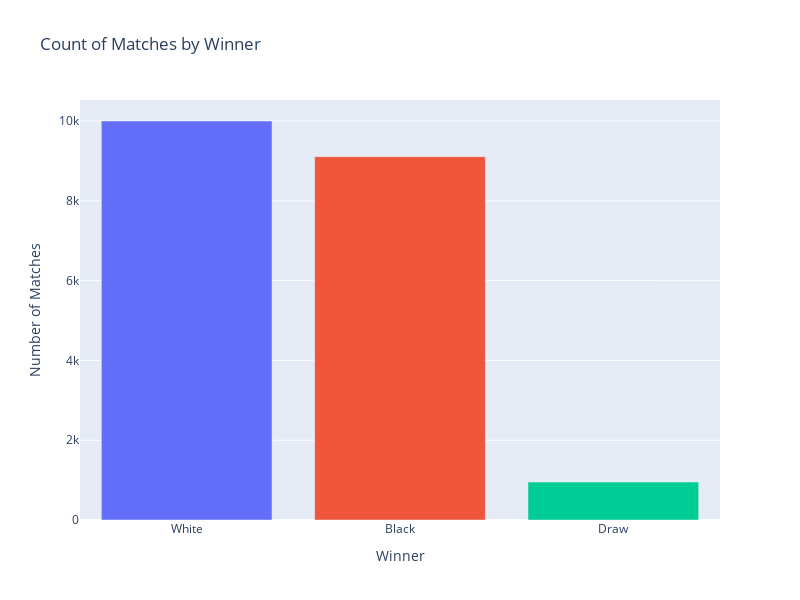

This figure's notebook cell:
### Markdown cell above
---
### **Bar Chart: Count of Matches by Winner**

This bar chart visualizes the number of chess matches won by each outcome category: **White**, **Black**, or **Draw**. 

- The chart provides a quick comparison of how often each outcome occurs.
- It highlights whether White or Black wins more frequently and how often matches end in a draw, offering a straightforward overview of game results.

### Code cell
#Bar: Count of Matches by Winner

df = CSV.copy()

# Count the number of matches won by each winner
winner_counts = df['winner'].value_counts().reset_index()
winner_counts.columns = ['winner', 'count']

# Create a bar chart using Plotly
fig = px.bar(
    winner_counts,
    x='winner',
    y='count',
    title="Count of Matches by Winner",
    labels={'winner': 'Winner', 'count': 'Number of Matches'},
    color='winner',  # Adds color per winner
)

# Update layout for better visualization
fig.update_layout(
    width=800,
    height=600,
    xaxis_title="Winner",
    yaxis_title="Number of Matches",
    showlegend=False
)

# Show the plot
fig.show()

### Figure 1 — Plotly figure (JSON) as saved in the notebook; plotly's stock layout.template omitted (floating-point values rounded to 4 significant figures)
{"data": [{"alignmentgroup": "True", "hovertemplate": "Winner=%{x}<br>Number of Matches=%{y}<extra></extra>", "legendgroup": "White", "marker": {"color": "#636efa", "pattern": {"shape": ""}}, "name": "White", "offsetgroup": "White", "orientation": "v", "showlegend": true, "textposition": "auto", "type": "bar", "x": ["White"], "xaxis": "x", "y": [10001], "yaxis": "y"}, {"alignmentgroup": "True", "hovertemplate": "Winner=%{x}<br>Number of Matches=%{y}<extra></extra>", "legendgroup": "Black", "marker": {"color": "#EF553B", "pattern": {"shape": ""}}, "name": "Black", "offsetgroup": "Black", "orientation": "v", "showlegend": true, "textposition": "auto", "type": "bar", "x": ["Black"], "xaxis": "x", "y": [9107], "yaxis": "y"}, {"alignmentgroup": "True", "hovertemplate": "Winner=%{x}<br>Number of Matches=%{y}<extra></extra>", "legendgroup": "Draw", "marker": {"color": "#00cc96", "pattern": {"shape": ""}}, "name": "Draw", "offsetgroup": "Draw", "orientation": "v", "showlegend": true, "textposition": "auto", "type": "bar", "x": ["Draw"], "xaxis": "x", "y": [950], "yaxis": "y"}], "layout": {"barmode": "relative", "height": 600, "legend": {"title": {"text": "Winner"}, "tracegroupgap": 0}, "showlegend": false, "title": {"text": "Count of Matches by Winner"}, "width": 800, "xaxis": {"anchor": "y", "categoryarray": ["White", "Black", "Draw"], "categoryorder": "array", "domain": [0, 1], "title": {"text": "Winner"}}, "yaxis": {"anchor": "x", "domain": [0, 1], "title": {"text": "Number of Matches"}}}}
